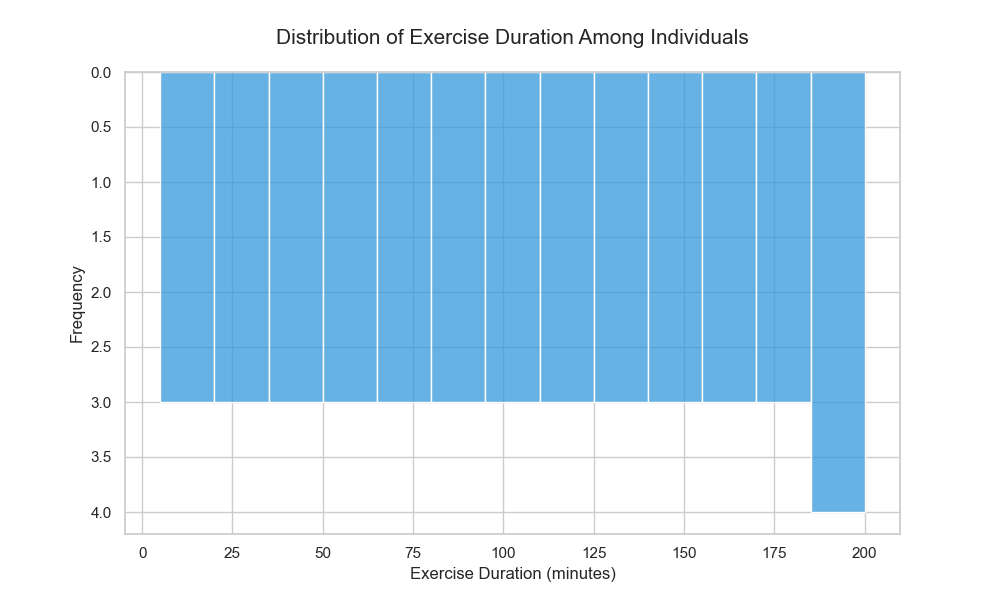

Recreate this plot in Python.

import seaborn as sns
import pandas as pd
import matplotlib.pyplot as plt

# Create the DataFrame directly from the data provided
data = {
    'Exercise Duration (minutes)': [
        5, 10, 15, 20, 25, 30, 35, 40, 45, 50,
        55, 60, 65, 70, 75, 80, 85, 90, 95, 100,
        105, 110, 115, 120, 125, 130, 135, 140, 145, 150,
        155, 160, 165, 170, 175, 180, 185, 190, 195, 200
    ]
}
df = pd.DataFrame(data)

# Customize the plot size
plt.figure(figsize=(10, 6))

# Plot the histogram with custom bin width (band) and color
sns.histplot(df['Exercise Duration (minutes)'], bins=15, color='#3498db', kde=False, binwidth=15)

# Customize the plot labels and title
plt.title('Distribution of Exercise Duration Among Individuals', fontsize=15, pad=20)
plt.xlabel('Exercise Duration (minutes)', fontsize=12)
plt.ylabel('Frequency', fontsize=12)

# Rotate the chart to horizontal
plt.gca().invert_yaxis()

# Show the plot
plt.show()
